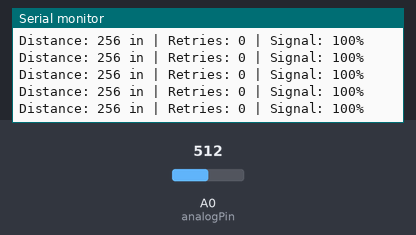
The sketch below on a simulated Arduino Uno, built with avr-gcc and run on an emulated ATmega328P. Parts: the last lines printed to the serial monitor. Inputs (shaded band) come from the test bench; at power-on: A0 (analogPin) = 512. No radio packets arrive unless stated.

Above: at 5.7 s.
5.8 s: A0 (analogPin) set to 210
At 6.08 s:
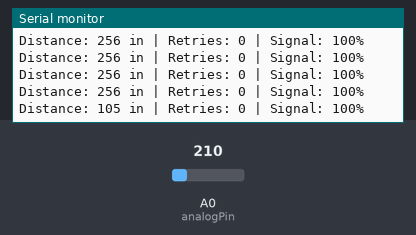
8.8 s: A0 (analogPin) set to 190
At 8.93 s:
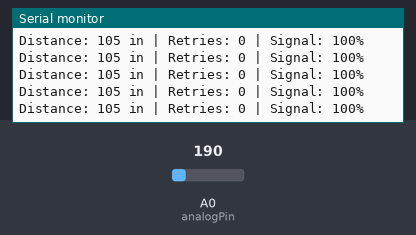
Timing chart, 0 to 11.8 s (numbered marks = the images above; inputs shaded):
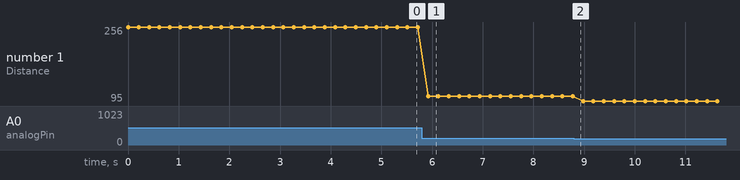

The sketch:

TxCodeWithSignalLoss.ino
```cpp
#include <SPI.h>
#include <RF24.h>

// Analog distance input
const int analogPin = A0;
const float Vcc = 4.8;
const float scaleFactor = Vcc / 512.0;

RF24 radio(7, 10); // CE, CSN
const uint64_t address = 0xE8E8F0F0E1LL;

struct Payload {
  int distance;
  int signalStrength;
};

void setup() {
  Serial.begin(9600);
  radio.begin();
  radio.setChannel(115);
  radio.setPALevel(RF24_PA_MAX);
  radio.setDataRate(RF24_250KBPS);
  radio.setRetries(3, 15);  // 15 retries, 750µs delay
  radio.openWritingPipe(address);
  radio.stopListening();  // Set as TX
}

void loop() {
  // Convert analog to inches
  int analogValue = analogRead(analogPin);
  float voltage = analogValue * (Vcc / 1023.0);
  float distanceInches = voltage / scaleFactor;
  int distance = (int)(distanceInches + 0.5);

  Payload payload;
  payload.distance = distance;

  // Attempt to send
  bool success = radio.write(&payload, sizeof(payload));
  int arc = radio.getARC();  // Auto Retransmit Count (0-15)

  // Convert retries to signal %
  payload.signalStrength = map(arc, 0, 15, 100, 0);
  payload.signalStrength = constrain(payload.signalStrength, 0, 100);

  // Print for debug
  Serial.print("Distance: ");
  Serial.print(payload.distance);
  Serial.print(" in | Retries: ");
  Serial.print(arc);
  Serial.print(" | Signal: ");
  Serial.print(payload.signalStrength);
  Serial.println("%");

  // Re-send with updated payload including signal strength
  radio.write(&payload, sizeof(payload));

  delay(200);
}
```

Measured:
- after the input at 5.8 s, the serial monitor: prints a new line after 0.12 s (image 1)
- plotted number 1: 256 → 105 after the input at 5.8 s, 105 → 95 after the input at 8.8 s
